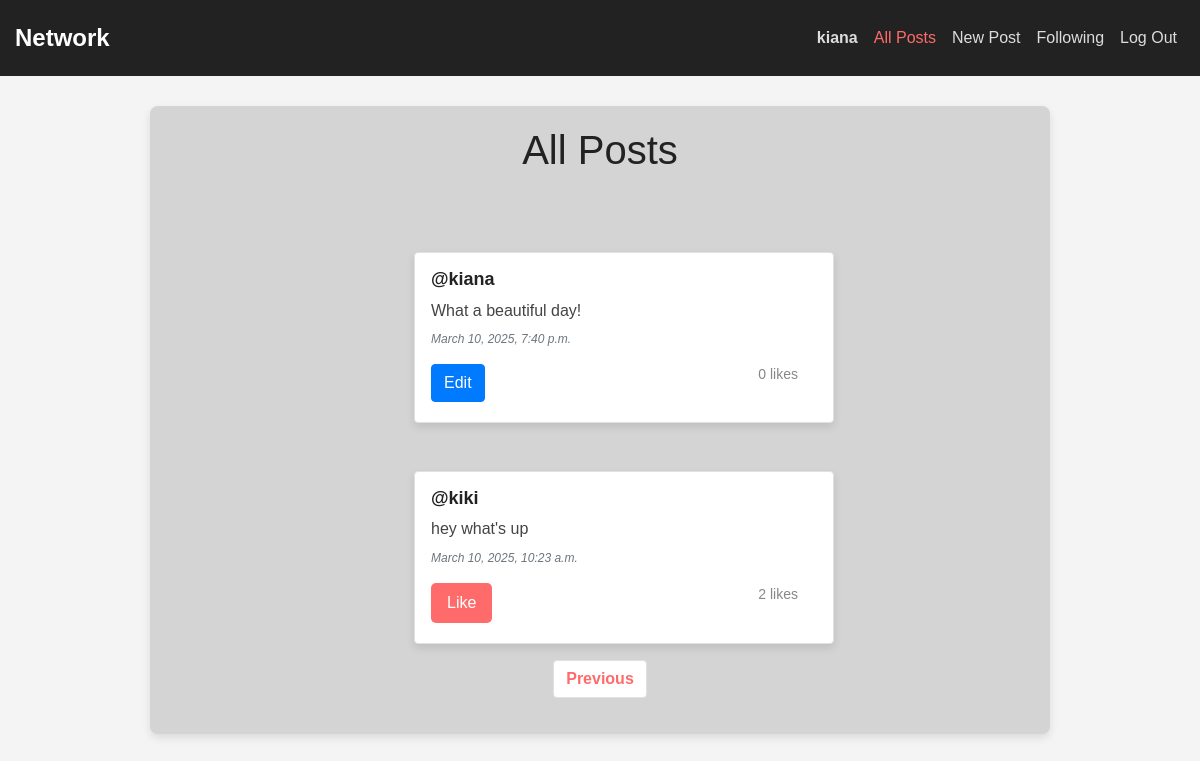
/?page=2 (signed in), run on the app's committed database.
### network/models.py (models this page shows, shortened)
class User(AbstractUser):
    pass

class Post(models.Model):
    content = models.CharField(max_length=140)
    user = models.ForeignKey(User, on_delete=models.CASCADE, related_name="author")
    date = models.DateTimeField(auto_now_add=True)

### network/views.py (the view)
# urls.py: path("", views.index, name="index"),
def index(request):
    allPosts = Post.objects.all().order_by("id").reverse()
    paginator = Paginator(allPosts, 10)
    page_number = request.GET.get('page')
    page_obj = paginator.get_page(page_number)
    return render(request, "network/index.html", {
        "allPosts": allPosts,
        "page_obj": page_obj
    })

### network/templates/network/index.html (shortened to what this page needs)
{% extends "network/layout.html" %}
{% block body %}
    <h1>All Posts</h1>
    <div class="allPosts d-flex flex-column align-items-center">
        {% for post in page_obj %}
           <div class="post ml-5 mt-5 pl-3 pt-3 border w-50 rounded">
                <h5 class="username"><a href="{% url 'profile' user_id=post.user.id %}">@{{ post.user }}</a></h5>
                <h6 class="content" id="content_{{ post.id }}">{{ post.content }}</h6>
                <p class="date text-muted small font-italic">{{ post.date }}</p>
                <div class="d-flex justify-content-between align-items-center">
                    {% if user.is_authenticated %}
                        {% if user == post.user %}
                            <div class="d-flex justify-content-around">
                                <button class="btn btn-primary" type="button" data-toggle="modal" data-target="#modal_edit_post_{{ post.id }}">Edit</button>
                            </div>
                        {% endif %}
                        {% if user != post.user %}
                            <button class="like-btn" id="like-btn-{{ post.id }}" data-post-id="{{ post.id }}" onclick="toggleLike('{{ post.id }}')">
                                {% if request.user in post.users_liked.all %}
                                Unlike
                                {% else %}
                                Like
                                {% endif %}
                            </button>
                        {% endif %}
                    {% endif %}
                    <p id="like-count-{{ post.id }}" class="likeCount">
                        {{ post.users_liked.count }} likes
                    </p>
                </div>
           </div>
        {% endfor %}
    </div>
    <nav aria-label="Page navigation example">
        <ul class="pagination d-flex justify-content-center mt-3">
            {% if page_obj.has_previous %}
               <li class="page-item"><a class="page-link" href="?page={{page_obj.previous_page_number }}">Previous</a></li>
            {% endif %}
        </ul>
      </nav>
{% endblock %}

### network/templates/network/layout.html (shortened to what this page needs)
{% load static %}
<!DOCTYPE html>
<html lang="en">
    <head>
        <link rel="stylesheet" href="https://stackpath.bootstrapcdn.com/bootstrap/4.4.1/css/bootstrap.min.css">
        <link href="{% static 'network/styles.css' %}" rel="stylesheet" type="text/css">
    </head>
    <body>
        <nav class="navbar navbar-expand-lg">
            <a class="navbar-brand" href="{% url 'index' %}">Network</a>
            <div class="collapse navbar-collapse">
                <ul class="navbar-nav ml-auto">
                    {% if user.is_authenticated %}
                        <li class="nav-item {% if request.path == '/profile/' %}active{% endif %}">
                            <a class="nav-link" href="{% url 'profile' user_id=user.id %}"><strong>{{ user.username }}</strong></a>
                        </li>
                        <li class="nav-item {% if request.path == '/' %}active{% endif %}">
                            <a class="nav-link" href="{% url 'index' %}">All Posts</a>
                        </li>
                        <li class="nav-item {% if request.path == '/newPost/' %}active{% endif %}">
                            <a class="nav-link" href="{% url 'newPost' %}">New Post</a>
                        </li>
                        <li class="nav-item {% if request.path == '/following/' %}active{% endif %}">
                            <a class="nav-link" href="{% url 'following' %}">Following</a>
                        </li>
                        <li class="nav-item {% if request.path == '/logout/' %}active{% endif %}">
                            <a class="nav-link" href="{% url 'logout' %}">Log Out</a>
                        </li>
                    {% endif %}
                </ul>
            </div>
        </nav>
        <div class="content-body">
            {% block body %}
            {% endblock %}
        </div>
    </body>
</html>

### network/static/network/styles.css (style rules this page uses)
body { background-color: #f4f4f4; font-family: Arial, sans-serif; margin: 0; padding: 0; }
.navbar { background-color: #222; padding: 15px; }
.navbar-brand { color: #fff !important; font-weight: bold; font-size: 24px; }
.navbar-nav .nav-item .nav-link { color: #ddd; transition: color 0.3s; }
.navbar-nav .nav-item .nav-link:hover, .navbar-nav .nav-item.active .nav-link { color: #ff6b6b; }
.content-body { max-width: 900px; margin: 30px auto; background: rgb(212, 212, 212); padding: 20px; border-radius: 8px; box-shadow: 0 4px 8px rgba(0, 0, 0, 0.1); }
h1 { text-align: center; margin-bottom: 30px; color: #222; }
.allPosts { display: flex; flex-direction: column; align-items: center; padding: 0 10px; }
.post { width: 50%; margin-left: 5%; margin-top: 20px; padding: 20px; background-color: white; border-radius: 8px; box-shadow: 0 4px 8px rgba(0, 0, 0, 0.1); border: 1px solid #ddd; }
.username { font-size: 18px; font-weight: bold; color: #333; }
.username a { text-decoration: none; color: #222; }
.content { font-size: 16px; color: #444; margin-top: 10px; }
.date { font-size: 12px; color: #888; font-style: italic; margin-top: 10px; }
.like-btn { background-color: #ff6b6b; color: white; border: none; padding: 8px 16px; border-radius: 5px; transition: background 0.3s ease; }
.pagination { display: flex; justify-content: center; margin-top: 30px; }
.page-item { margin: 0 5px; }
.page-link { color: #ff6b6b; font-weight: bold; }
.likeCount { font-size: 14px; color: #888; margin-right: 15px; }

### data on the page
User: username "kiana"
Post: user "kiana", content "What a beautiful day!", date "March 10, 2025, 7:40 p.m.", users_liked.count "0"
Post: user "kiki", content "hey what's up", date "March 10, 2025, 10:23 a.m.", shows "Like", users_liked.count "2"
